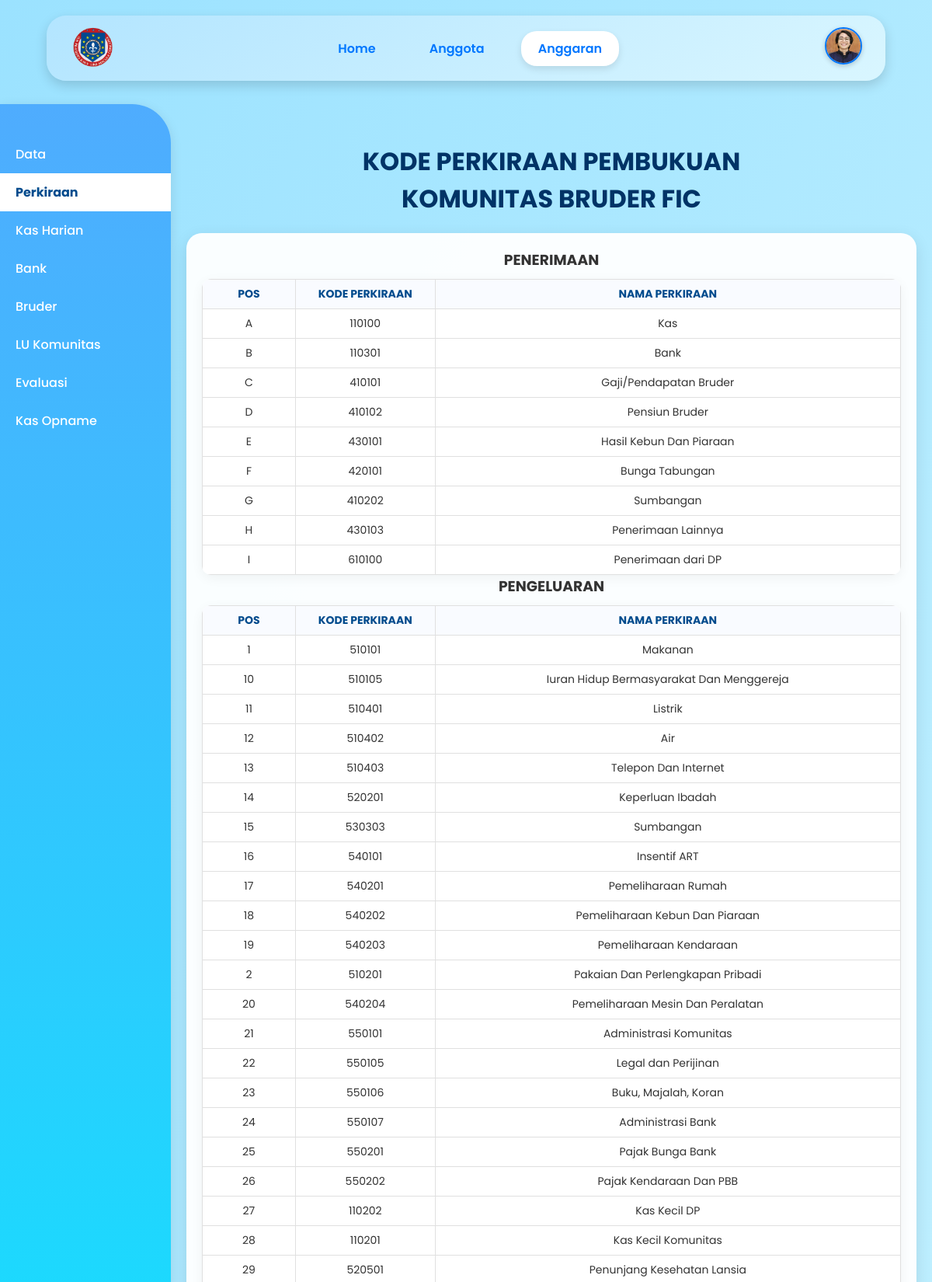
The app's page /anggaran_eco_perkiraan.php (signed in, upper part) with its own data.
### tables this page shows
CREATE TABLE `data_bruder` (
  `ID_bruder` int(11) NOT NULL,
  `nama_bruder` varchar(100) DEFAULT NULL,
  `gambar_bruder` varchar(255) DEFAULT NULL,
  `ttl_bruder` date DEFAULT NULL,
  `alamat_bruder` text DEFAULT NULL,
  `tahun_masuk_postulan` year(4) DEFAULT NULL,
  `tahun_prasetia_pertama` year(4) DEFAULT NULL,
  `tahun_kaul_kekal` year(4) DEFAULT NULL,
  `riwayat_tugas` text DEFAULT NULL,
  `unit_kerja` varchar(100) DEFAULT NULL,
  `alamat` varchar(255) DEFAULT NULL,
  `no_telp` varchar(20) DEFAULT NULL,
  `email` varchar(100) DEFAULT NULL,
  `foto` varchar(100) DEFAULT NULL
);

CREATE TABLE `2_perkiraan` (
  `ID_pos` varchar(5) NOT NULL,
  `kode` varchar(50) DEFAULT NULL,
  `akun` varchar(100) DEFAULT NULL,
  `posisi` varchar(50) DEFAULT NULL
);

### anggaran_eco_perkiraan.php (the view, shortened to what this page needs)
<?php
try {
    $pdo = new PDO("mysql:host=localhost;dbname=ibd_kelompok6_brd", "root", "");
    $pdo->setAttribute(PDO::ATTR_ERRMODE, PDO::ERRMODE_EXCEPTION);
    $stmt = $pdo->prepare("
        SELECT db.foto
        FROM login_bruder lb
        LEFT JOIN data_bruder db ON lb.ID_bruder = db.ID_bruder
        WHERE lb.ID_bruder = ?
    ");
    $stmt->execute([$_SESSION['ID_bruder']]);
    $user = $stmt->fetch(PDO::FETCH_ASSOC);
    $foto = !empty($user['foto']) ? $user['foto'] : 'default.png';
} catch (PDOException $e) {
    die("Koneksi gagal: " . $e->getMessage());
}
function tampilTabel($pdo, $kategori) {
    echo "<h3>$kategori</h3>";
    echo "<table>";
    echo "<tr>
            <th>POS</th>
            <th>KODE PERKIRAAN</th>
            <th>NAMA PERKIRAAN</th>
          </tr>";
    $stmt = $pdo->prepare("SELECT * FROM `2_perkiraan` WHERE posisi = ? ORDER BY ID_pos ASC");
    $stmt->execute([$kategori]);
    $data = $stmt->fetchAll(PDO::FETCH_ASSOC);
    if ($data) {
        foreach ($data as $row) {
            echo "<tr>
                    <td>{$row['ID_pos']}</td>
                    <td>{$row['kode']}</td>
                    <td>{$row['akun']}</td>
                  </tr>";
        }
    } else {
        echo "<tr><td colspan='3'>Tidak ada data untuk kategori ini</td></tr>";
    }
    echo "</table>";
}
?>
<!DOCTYPE html>
<html lang="id">
<head>
</head>
<body>
    <header>
        <img src="foto/logo.png" alt="Logo" class="logo">
        <nav>
            <a href="dashboard_eco.php">Home</a>
            <a href="anggota.php">Anggota</a>
            <a href="anggaran_eco.php" class="active">Anggaran</a>
        </nav>
        <div class="profile-wrapper" onclick="toggleDropdown()">
            <img src="foto/<?= htmlspecialchars($foto) ?>" alt="Foto Bruder" class="profile-pic">
        </div>
    </header>
    <div class="container">
        <div class="sidebar">
            <a href="anggaran_eco.php">Data</a>
            <a href="anggaran_eco_perkiraan.php" class="active">Perkiraan</a>
            <a href="anggaran_eco_kas.php">Kas Harian</a>
            <a href="anggaran_eco_bank.php">Bank</a>
            <a href="anggaran_eco_bruder.php">Bruder</a>
            <a href="anggaran_eco_lu.php">LU Komunitas</a>
            <a href="anggaran_eco_evaluasi.php">Evaluasi</a>
            <a href="anggaran_eco_opname.php">Kas Opname</a>
        </div>
        <div class="main">
            <main>
                <h1>KODE PERKIRAAN PEMBUKUAN<br>KOMUNITAS BRUDER FIC</h1>
                <div class="card">
                    <?php
                        tampilTabel($pdo, "PENERIMAAN");
                        tampilTabel($pdo, "PENGELUARAN");
                    ?>
                </div>
            </main>
        </div>
    </div>
</body>
</html>

### anggaran_eco_perkiraan.php (style rules this page uses)
* { margin: 0; padding: 0; box-sizing: border-box; }
body { font-family: 'Poppins', sans-serif; background: linear-gradient(to bottom right, #9be2ff, #c4f1ff); color: #333; }
header { background: linear-gradient(145deg, #b3e5ff, #d9f6ff); box-shadow: 0 6px 15px rgba(0, 0, 0, 0.15); padding: 12px 30px; display: flex; align-items: center; justify-content: space-between; position: sticky; top: 0; z-index: 1000; border-radius: 25px; margin: 20px auto; width: 90%; }
.logo { height: 60px; }
nav { display: flex; gap: 25px; }
nav a { color: #0077ff; font-weight: 600; text-decoration: none; padding: 10px 22px; border-radius: 20px; transition: all 0.3s ease; }
nav a.active { background: white; color: #0077ff; box-shadow: 0 4px 10px rgba(0, 0, 0, 0.1); }
.profile-wrapper { position: relative; cursor: pointer; }
.profile-pic { width: 48px; height: 48px; border-radius: 50%; object-fit: cover; border: 2px solid #0077ff; box-shadow: 0 2px 6px rgba(0, 0, 0, 0.2); }
main { padding: 40px 20px; max-width: 1200px; margin: auto; text-align: center; }
.sidebar { width: 220px; background: linear-gradient(180deg, #4facfe, #00f2fe); color: white; min-height: 100vh; padding: 40px 0; flex-shrink: 0; margin-top: 10px; border-top-right-radius: 50px; box-shadow: 0 4px 15px rgba(0,0,0,0.1); }
.sidebar a { display: block; padding: 12px 20px; color: white; text-decoration: none; font-weight: 500; transition: all 0.3s ease; }
.sidebar a.active { background: white; color: #004b8d; font-weight: bold; }
.main { flex: 1; }
.card { background: rgba(255, 255, 255, 0.95); padding: 20px; border-radius: 20px; box-shadow: 0 6px 20px rgba(0, 0, 0, 0.1); margin-top: 20px; }
h1, h2 { text-align: center; margin: 20px 0; color: #003366; }
table { width: 100%; border-collapse: collapse; table-layout: fixed; margin-top: 10px; background: white; border-radius: 12px; overflow: hidden; box-shadow: 0 4px 15px rgba(0,0,0,0.05); }
th, td { border: 1px solid #e0e0e0; padding: 8px; text-align: center; font-size: 14px; word-wrap: break-word; }
th { background: #f9fbff; color: #004b8d; }
.container { display: flex; min-height: 100vh; }
th:nth-child(1), td:nth-child(1) { width: 8%; }
th:nth-child(2), td:nth-child(2) { width: 12%; }
th:nth-child(3), td:nth-child(3) { width: 40%; }

### records on screen
data_bruder: foto (picture)
2_perkiraan: ID_pos "A", kode "110100", akun "Kas"
2_perkiraan: ID_pos "B", kode "110301", akun "Bank"
2_perkiraan: ID_pos "C", kode "410101", akun "Gaji/Pendapatan Bruder"
2_perkiraan: ID_pos "D", kode "410102", akun "Pensiun Bruder"
2_perkiraan: ID_pos "E", kode "430101", akun "Hasil Kebun Dan Piaraan"
2_perkiraan: ID_pos "F", kode "420101", akun "Bunga Tabungan"
2_perkiraan: ID_pos "G", kode "410202", akun "Sumbangan"
2_perkiraan: ID_pos "H", kode "430103", akun "Penerimaan Lainnya"
2_perkiraan: ID_pos "I", kode "610100", akun "Penerimaan dari DP"
2_perkiraan: ID_pos "1", kode "510101", akun "Makanan"
2_perkiraan: ID_pos "10", kode "510105", akun "Iuran Hidup Bermasyarakat Dan Menggereja"
2_perkiraan: ID_pos "11", kode "510401", akun "Listrik"
2_perkiraan: ID_pos "12", kode "510402", akun "Air"
2_perkiraan: ID_pos "13", kode "510403", akun "Telepon Dan Internet"
2_perkiraan: ID_pos "14", kode "520201", akun "Keperluan Ibadah"
2_perkiraan: ID_pos "15", kode "530303", akun "Sumbangan"
2_perkiraan: ID_pos "16", kode "540101", akun "Insentif ART"
2_perkiraan: ID_pos "17", kode "540201", akun "Pemeliharaan Rumah"
2_perkiraan: ID_pos "18", kode "540202", akun "Pemeliharaan Kebun Dan Piaraan"
2_perkiraan: ID_pos "19", kode "540203", akun "Pemeliharaan Kendaraan"
2_perkiraan: ID_pos "2", kode "510201", akun "Pakaian Dan Perlengkapan Pribadi"
2_perkiraan: ID_pos "20", kode "540204", akun "Pemeliharaan Mesin Dan Peralatan"
2_perkiraan: ID_pos "21", kode "550101", akun "Administrasi Komunitas"
2_perkiraan: ID_pos "22", kode "550105", akun "Legal dan Perijinan"
2_perkiraan: ID_pos "23", kode "550106", akun "Buku, Majalah, Koran"
2_perkiraan: ID_pos "24", kode "550107", akun "Administrasi Bank"
2_perkiraan: ID_pos "25", kode "550201", akun "Pajak Bunga Bank"
2_perkiraan: ID_pos "26", kode "550202", akun "Pajak Kendaraan Dan PBB"
2_perkiraan: ID_pos "27", kode "110202", akun "Kas Kecil DP"
2_perkiraan: ID_pos "28", kode "110201", akun "Kas Kecil Komunitas"
2_perkiraan: ID_pos "29", kode "520501", akun "Penunjang Kesehatan Lansia"

### other values on screen
$kategori "PENERIMAAN PENGELUARAN"
